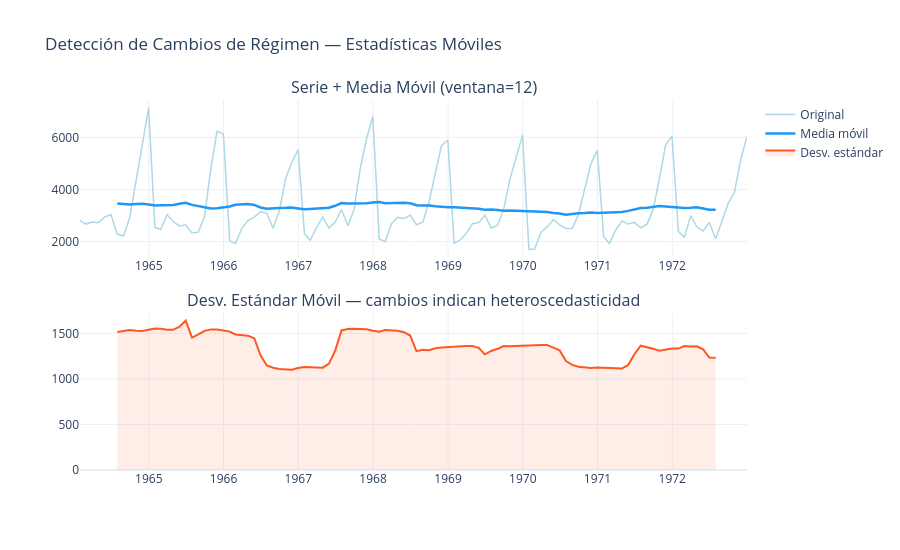

Notebook code for this chart:
### Markdown cell above
### 3.3 Cambios de Régimen y Anomalías Estructurales

### Code cell
# ── Detección visual: media y varianza móviles ──────────────────────────
ventana = 12
media_movil  = df.y.rolling(ventana, center=True).mean()
std_movil    = df.y.rolling(ventana, center=True).std()

fig = make_subplots(rows=2, cols=1,
    subplot_titles=['Serie + Media Móvil (ventana=12)',
                    'Desv. Estándar Móvil — cambios indican heteroscedasticidad'],
    vertical_spacing=0.15)

fig.add_trace(go.Scatter(x=df.ds, y=df.y, mode='lines', name='Original',
    line=dict(color='lightblue', width=1.5)), row=1, col=1)
fig.add_trace(go.Scatter(x=df.ds, y=media_movil, mode='lines', name='Media móvil',
    line=dict(color='#2196F3', width=2.5)), row=1, col=1)
fig.add_trace(go.Scatter(x=df.ds, y=std_movil, mode='lines', name='Desv. estándar',
    line=dict(color='#FF5722', width=2), fill='tozeroy',
    fillcolor='rgba(255,87,34,0.1)'), row=2, col=1)

fig.update_layout(height=550, template='plotly_white',
                  title='Detección de Cambios de Régimen — Estadísticas Móviles')
fig.show()
